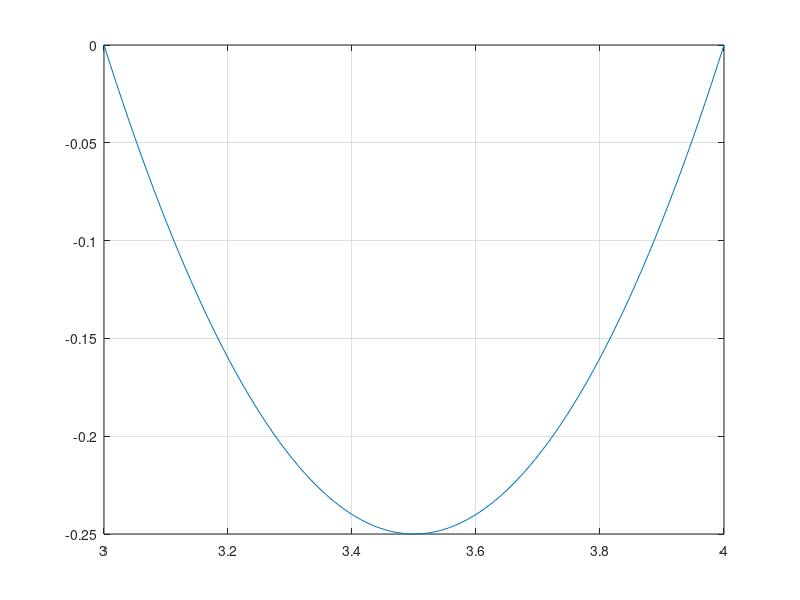

Reproduce this figure in MATLAB.
% Esercizio 09

% Dati
p = [1 -7 12];

% Richieste
proots = sort(roots(p))
x = linspace(proots(1), proots(2));

plot(x, polyval(p,x))
grid on

pint = polyint(p);
polyval(pint, proots(2)) - polyval(pint, proots(1))
